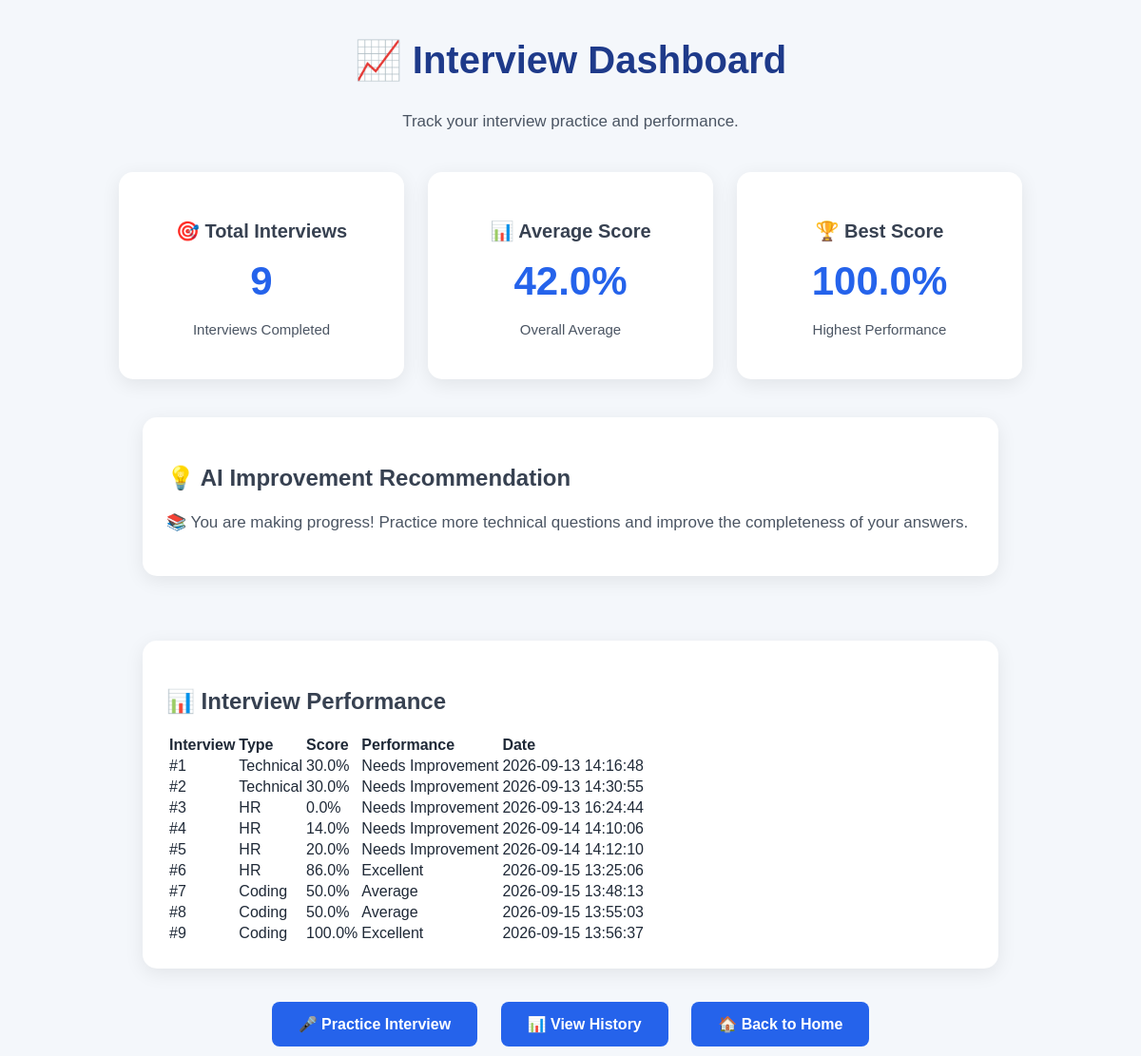
/dashboard, run on the app's committed database.
### tables this page shows
CREATE TABLE interview_results (

            id INTEGER PRIMARY KEY AUTOINCREMENT,

            interview_type TEXT,

            total_score INTEGER,

            maximum_score INTEGER,

            percentage REAL,

            performance TEXT,

            interview_date TIMESTAMP DEFAULT CURRENT_TIMESTAMP

        );

### app.py (the view)
@app.route("/dashboard")
def dashboard():
    total_interviews, average_score, best_score = get_dashboard_stats()
    performance_data = get_performance_data()
    return render_template(
        "dashboard.html",
        total_interviews=total_interviews,
        average_score=average_score,
        best_score=best_score,
        performance_data=performance_data
    )

### database.py (called while the page is built)
def get_connection():
    connection = sqlite3.connect(
        "interview.db"
    )
    return connection

def get_dashboard_stats():
    connection = get_connection()
    cursor = connection.cursor()
    cursor.execute("""
        SELECT COUNT(*)
        FROM interview_results
    """)
    total_interviews = cursor.fetchone()[0]
    cursor.execute("""
        SELECT AVG(percentage)
        FROM interview_results
    """)
    average_score = cursor.fetchone()[0]
    cursor.execute("""
        SELECT MAX(percentage)
        FROM interview_results
    """)
    best_score = cursor.fetchone()[0]
    connection.close()
    if average_score is None:
        average_score = 0
    if best_score is None:
        best_score = 0
    return (
        total_interviews,
        average_score,
        best_score
    )

def get_performance_data():
    connection = get_connection()
    cursor = connection.cursor()
    cursor.execute("""
        SELECT
            id,
            interview_type,
            percentage,
            performance,
            interview_date
        FROM interview_results
        ORDER BY id ASC
    """)
    results = cursor.fetchall()
    connection.close()
    return results

### templates/dashboard.html (shortened to what this page needs)
<!DOCTYPE html>
<html>
<head>
    <link rel="stylesheet"
          href="{{ url_for('static', filename='css/style.css') }}">
</head>
<body>
    <h1>📈 Interview Dashboard</h1>
    <p>
        Track your interview practice and performance.
    </p>
    <div class="dashboard-container">
        <div class="dashboard-card">
            <h2>🎯 Total Interviews</h2>
            <div class="dashboard-number">
                {{ total_interviews }}
            </div>
            <p>
                Interviews Completed
            </p>
        </div>
        <div class="dashboard-card">
            <h2>📊 Average Score</h2>
            <div class="dashboard-number">
                {{ average_score|round(0) }}%
            </div>
            <p>
                Overall Average
            </p>
        </div>
        <div class="dashboard-card">
            <h2>🏆 Best Score</h2>
            <div class="dashboard-number">
                {{ best_score|round(0) }}%
            </div>
            <p>
                Highest Performance
            </p>
        </div>
    </div>
    <div class="result-card">
        <h2>💡 AI Improvement Recommendation</h2>
        {% if average_score >= 80 %}
            <p>
                🎉 Excellent performance!
                Keep practicing advanced interview questions
                to maintain your strong performance.
            </p>
        {% elif average_score >= 60 %}
            <p>
                👍 Good performance!
                Focus on improving your explanations and
                covering all important concepts.
            </p>
        {% elif average_score >= 40 %}
            <p>
                📚 You are making progress!
                Practice more technical questions and
                improve the completeness of your answers.
            </p>
        {% endif %}
    </div>
    <br>
    <div class="result-card">
        <h2>📊 Interview Performance</h2>
        <table>
            <thead>
                <tr>
                    <th>Interview</th>
                    <th>Type</th>
                    <th>Score</th>
                    <th>Performance</th>
                    <th>Date</th>
                </tr>
            </thead>
            <tbody>
                {% for result in performance_data %}
                    <tr>
                        <td>
                            #{{ result[0] }}
                        </td>
                        <td>
                            {{ result[1] }}
                        </td>
                        <td>
                            {{ result[2]|round(0) }}%
                        </td>
                        <td>
                            {{ result[3] }}
                        </td>
                        <td>
                            {{ result[4] }}
                        </td>
                    </tr>
                {% endfor %}
            </tbody>
        </table>
    </div>
    <a href="/technical">
        <button>🎤 Practice Interview</button>
    </a>
    <a href="/history">
        <button>📊 View History</button>
    </a>
    <a href="/">
        <button>🏠 Back to Home</button>
    </a>
</body>
</html>

### static/css/style.css (style rules this page uses)
body { font-family: Arial, sans-serif; background-color: #f4f7fb; margin: 0; padding: 0; color: #1f2937; }
body { text-align: center; }
h1 { color: #1e3a8a; font-size: 40px; margin-top: 40px; }
h2 { color: #374151; margin-top: 25px; }
p { color: #4b5563; font-size: 17px; line-height: 1.6; }
button { background-color: #2563eb; color: white; border: none; padding: 14px 28px; margin: 10px; border-radius: 8px; font-size: 16px; font-weight: bold; cursor: pointer; transition: 0.3s; }
a { text-decoration: none; }
.result-card { width: 80%; max-width: 850px; margin: 25px auto; padding: 25px; background-color: white; border-radius: 15px; box-shadow: 0 5px 20px rgba(0, 0, 0, 0.08); text-align: left; }
.dashboard-container { width: 85%; max-width: 1000px; margin: 40px auto; display: flex; justify-content: center; gap: 25px; flex-wrap: wrap; }
.dashboard-card { width: 250px; padding: 25px; background-color: white; border-radius: 15px; box-shadow: 0 5px 20px rgba(0, 0, 0, 0.08); text-align: center; }
.dashboard-card h2 { font-size: 20px; color: #374151; }
.dashboard-number { font-size: 42px; font-weight: bold; color: #2563eb; margin: 15px 0; }
.dashboard-card p { font-size: 15px; }

### data on the page
interview_results: id "1", interview_type "Technical", percentage "30.0", performance "Needs Improvement", interview_date "2026-09-13 14:16:48"
interview_results: id "2", interview_type "Technical", percentage "30.0", performance "Needs Improvement", interview_date "2026-09-13 14:30:55"
interview_results: id "3", interview_type "HR", percentage "0.0", performance "Needs Improvement", interview_date "2026-09-13 16:24:44"
interview_results: id "4", interview_type "HR", percentage "14.0", performance "Needs Improvement", interview_date "2026-09-14 14:10:06"
interview_results: id "5", interview_type "HR", percentage "20.0", performance "Needs Improvement", interview_date "2026-09-14 14:12:10"
interview_results: id "6", interview_type "HR", percentage "86.0", performance "Excellent", interview_date "2026-09-15 13:25:06"
interview_results: id "7", interview_type "Coding", percentage "50.0", performance "Average", interview_date "2026-09-15 13:48:13"
interview_results: id "8", interview_type "Coding", percentage "50.0", performance "Average", interview_date "2026-09-15 13:55:03"
interview_results: id "9", interview_type "Coding", percentage "100.0", performance "Excellent", interview_date "2026-09-15 13:56:37"

### other printed values
{{ total_interviews }} "9"
{{ average_score|round(0) }} "42.0"
{{ best_score|round(0) }} "100.0"
